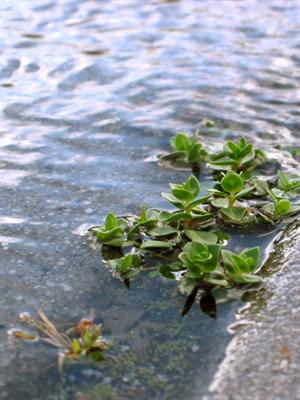
//> input picture test.jpg, 300 x 400 px
$ ./main   (built with g++ and OpenCV 4)
//> lines starting //> are read from the running program, lines starting //| are printed output that depends on the picture
### datastrcture.h
#ifndef DATASTRCTURE_H
#define DATASTRCTURE_H
typedef struct
{
	float w;
	int a;
	int b;
} edge;
typedef struct
{
	int rank;
	int size;
	int p;
}RegUnt;
class region
{
public:
	region(int elnum);
	~region();
	void joint(int a, int b);
	int getFlag(int a);
	int getSize (int a) const;
	int getGegNum() const;
private:
	RegUnt *Unt;
	int regNum;
};
#endif

### segment.h
#ifndef SEGMENT_H
#define SEGMENT_H
#include<opencv2/opencv.hpp>
#include"datastrcture.h"
using namespace cv;
int SegmentImage(Mat &_src3f, Mat &pImgInd, double ts, double tc, int tmin_size);
region *SegGrah(edge &edge, int edgnum, int vecnum, float c);
Mat Label(Mat& label1i, int labelNum, bool showIdx=0);
#endif

### datastrcture.cpp
#include"datastrcture.h"
region::region(int elnum)
{
	regNum = elnum;
	Unt = new RegUnt[elnum];
	for (int i = 0; i < elnum; i++)
	{
		Unt[i].rank = 0;
		Unt[i].p = i;               //记录元素的父节点
		Unt[i].size = 1;

	}
}
region::~region()
{
	delete[]Unt;
}
void region::joint(int a, int b)
{
	if (Unt[a].rank > Unt[b].rank)
	{
		Unt[a].size += Unt[b].size;
		Unt[b].p = a;
	}
	else
	{
		Unt[b].size += Unt[a].size;
		Unt[a].p = b;
		if (Unt[a].rank == Unt[b].rank)
		{
			Unt[b].rank++;
		}
	}
	regNum--;
}
int region::getFlag(int a)
{
	int temp = a;
	while (temp!=Unt[temp].p)
	{
		temp = Unt[temp].p;
	}
	Unt[a].p = temp;
	return temp;


}
// [4 lines left out: function getGegNum, not called in this run]
int region::getSize(int a) const
{
	return Unt[a].size;
}

### segment.cpp
#include"segment.h"
#include"datastrcture.h"
#include<cmath>
#include<map>
#define THRESHOLD(c,size) (c/size)
static const int COLOR_NUM = 29, COLOR_NU_NO_GRAY = 24;
using namespace std;
bool operator<(const edge &a, const edge &b)  //重载运算符，用于边的比较
{
    return a.w < b.w;
}

static inline float diff(Mat &gusImg, int x1, int y1, int x2, int y2)
{
    CV_Assert(gusImg.type() == CV_32FC3);
    const Vec3f &p1 = gusImg.at<Vec3f>(y1, x1);
    const Vec3f &p2 = gusImg.at<Vec3f>(y2, x2);
    return sqrt(pow((p1[0] - p2[0]),2) + pow((p1[1] - p2[1]),2) + pow((p1[2] - p2[2]),2));
}
static Vec3b RandomColor()
{
    return Vec3b((uchar)(rand() % 200 + 25), (uchar)(rand() % 200 + 25), (uchar)(rand() % 200 + 25));
}
const Vec3b gColors[] =
{
    Vec3b(0, 0, 255), Vec3b(0, 255, 0), Vec3b(255, 0, 0), Vec3b(153, 0, 48), Vec3b(0, 183, 239),
    Vec3b(255, 255, 0), Vec3b(255, 126, 0), Vec3b(255, 194, 14), Vec3b(168, 230, 29),
    Vec3b(237, 28, 36), Vec3b(77, 109, 243), Vec3b(47, 54, 153), Vec3b(111, 49, 152), Vec3b(156, 90, 60),
    Vec3b(255, 163, 177), Vec3b(229, 170, 122), Vec3b(245, 228, 156), Vec3b(255, 249, 189), Vec3b(211, 249, 188),
    Vec3b(157, 187, 97), Vec3b(153, 217, 234), Vec3b(112, 154, 209), Vec3b(84, 109, 142), Vec3b(181, 165, 213),
    Vec3b(40, 40, 40), Vec3b(70, 70, 70), Vec3b(120, 120, 120), Vec3b(180, 180, 180), Vec3b(220, 220, 220)
};
region *SegGrah(edge *edges, int edgnum, int vecnum,float c)
{
    region* reg = new region(vecnum);
    std::sort(edges,edges+edgnum);
    float *threshold = new float[vecnum];
    for (int i = 0; i < vecnum; i++)
    {
        threshold[i] = THRESHOLD(c, 1);
    }
    for (int i = 0; i < edgnum; i++)
    {
        edge *pedge = &edges[i];
        int a = reg->getFlag(pedge->a);
        int b = reg->getFlag(pedge->b);
        if (a != b && (pedge->w <= threshold[a]) &&
            (pedge->w <= threshold[b]))
        {
            reg->joint(a, b);
            a = reg->getFlag(a);
            threshold[a]=pedge->w+THRESHOLD(c,reg->getSize(a));
        }

    }
    delete[] threshold;
    return reg;
}
int SegmentImage(Mat &_src3f, Mat &pImgInd, double ts, double tc, int tmin_size)
{
    CV_Assert(_src3f.type() == CV_32FC3);
    Mat gusImg;
    int imgWidth = _src3f.cols;
    int imgHeight = _src3f.rows;
    GaussianBlur(_src3f, gusImg, Size(), ts, 0, BORDER_REPLICATE);
    namedWindow("gusimage", WINDOW_AUTOSIZE);
    imshow("gusimage",gusImg);
    edge *edges = new edge[4*imgHeight*imgWidth];
    int num = 0;
    for (int j = 0; j < imgHeight; j++)     //构造8邻域
    {
        for (int i = 0; i < imgWidth; i++)
        {
            if (i < imgWidth - 1)
            {
                edges[num].a = j*imgWidth + i;
                edges[num].b = j*imgWidth + i + 1;
                edges[num].w = diff(gusImg,i,j,i+1,j);
                num++;
            }
            if (j < imgHeight - 1)
            {
                edges[num].a = j*imgWidth + i;
                edges[num].b = (j+1)*imgWidth + i;
                edges[num].w = diff(gusImg, i, j, i , j+1);
                num++;
            }
            if ((i < imgWidth - 1) && (j < imgHeight - 1))
            {
                edges[num].a = j*imgWidth + i;
                edges[num].b = (j+1)*imgWidth + i + 1;
                edges[num].w = diff(gusImg, i, j, i + 1, j+1);
                num++;

            }
            if ((i < imgWidth - 1) && j>0)
            {
                edges[num].a = j*imgWidth + i;
                edges[num].b = (j - 1)*imgWidth + i + 1;
                edges[num].w = diff(gusImg, i, j, i + 1, j - 1);
                num++;
            }
        }
    }
    region *reg = SegGrah(edges,num,imgHeight*imgWidth,tc);
    //去除小的块
    for (int i = 0; i < num; i++)
    {

        int a = reg->getFlag(edges[i].a);
        int b = reg->getFlag(edges[i].b);
        if ((a != b) && ((reg->getSize(a) < tmin_size) || (reg->getSize(b) < tmin_size)))
            reg->joint(a, b);
    }

    //给每一个区域块染色
    map <int, int> marker;
    //Mat regImg;
    pImgInd.create(gusImg.size(), CV_32S);
    int idxNum = 0;
    for (int j = 0; j < imgHeight; j++)
    {
        int *imgcol=pImgInd.ptr<int>(j);
        for (int  i = 0; i < imgWidth; i++)
        {
            int flag = reg->getFlag(j*imgWidth + i);
            if (marker.find(flag) == marker.end())
            {
                marker[flag] = idxNum++;
            }
            imgcol[i] = marker[flag];
        }

    }
    delete[] edges;
    delete reg;
    return idxNum;

}

// Show a label map. labelNum: how many number of random colors used for show, use default colors if is -1
//第三个参数为可选项
Mat Label(Mat& label1i, int labelNum, bool showIdx)
{
    bool useRandom = labelNum > 0;
    labelNum = useRandom ? labelNum : COLOR_NU_NO_GRAY;
    vector<Vec3b> colors(labelNum);
    if (useRandom)
        for (size_t i = 0; i < colors.size(); i++)
            colors[i] = RandomColor();
    else
        for (size_t i = 0; i < colors.size(); i++)
            colors[i] = gColors[i];
    Mat showImg = Mat::zeros(label1i.size(), CV_8UC3);
    for (int y = 0; y < label1i.rows; y++)  {
        Vec3b* showD = showImg.ptr<Vec3b>(y);
        const int* label = label1i.ptr<int>(y);
        for (int x = 0; x < label1i.cols; x++)
        if (label[x] >= 0){
            showD[x] = colors[label[x] % labelNum];
            if (showIdx)
                showD[x][2] = (unsigned char)(label[x]);
        }
    }

    return showImg;
}

### main.cpp
// EffGraphCut.cpp :
//

#include <opencv2/opencv.hpp>
//#include<opencv/cv.h>
#include <opencv2/core/core.hpp>
#include "segment.h"
#include <unistd.h>
using namespace cv;
#define sigma  0.8
#define min_size 200
#define k 1 //300除以255
//For instance, in the 128£128 images of the COIL database
//of objects we use k = 150. In the 320£240 or larger images, such as the street scene
//and the baseball player, we use k = 300.
//void label(Mat &imgIdx, int num);
int get_file(std::string& fname)
{
    for(int i=0; i<3;i++)
    {
        if( access( fname.c_str(), F_OK ) != -1 )
            return 1;
        fname ="../"+fname;
    }
    printf("Cannot find %s\n", fname.c_str());
    exit(1);
}


int main(int argc, char* argv[])
{
    Mat imgMat, img3f, imgInd,imgRes;
    int regnum = 0;
    std::string fname;

    if (argc > 1)
        fname.append(argv[1]);
    else
        fname.append("test.jpg");

    get_file(fname);
    imgMat = imread(fname.c_str());
//> imgMat is the input picture: 400 rows x 300 cols, CV_8UC3; mean B, G, R 152.8, 148.2, 141.1
    namedWindow("image", WINDOW_AUTOSIZE);
    imshow("image", imgMat);
    imgMat.convertTo(img3f, CV_32FC3, 1.0 / 255);
    regnum = SegmentImage(img3f, imgInd, sigma, k, min_size);
//> the loop in SegmentImage, `for (int j = 0; j < imgHeight; j++)` made 400 passes
//> num on passes 1 to 3: 898, 2095, 3292
//> after the loop in SegmentImage, `for (int j = 0; j < imgHeight; j++)`: num = 477902
//> the loop in SegGrah, `for (int i = 0; i < edgnum; i++)` made 477902 passes
//> (pedge->a, a, pedge->b, b) on passes 2 to 13: (117785, 118085, 118085, 118085), (117319, 117320, 117320, 117320), (117786, 117787, 117787, 117787), (66071, 66072, 66072, 66072), (119134, 119135, 119135, 119135), (80184, 80185, 80185, 80185), (113068, 113368, 113368, 113368), (107896, 107597, 107597, 107597), (117243, 117543, 117543, 117543), (117913, 118213, 118213, 118213), (89103, 89104, 89104, 89104), (112503, 112504, 112504, 112504)
//> (a, b) on pass 1: (78084, 78084)
//> after the loop in SegGrah, `for (int i = 0; i < edgnum; i++)`: c = 1
//> the loop in SegmentImage, `for (int i = 0; i < num; i++)` made 477902 passes
//> (a, b) on passes 1 to 3: (90143, 90143), (90143, 90143), (90143, 90143)
//> after the loop in SegmentImage, `for (int j = 0; j < imgHeight; j++)`:
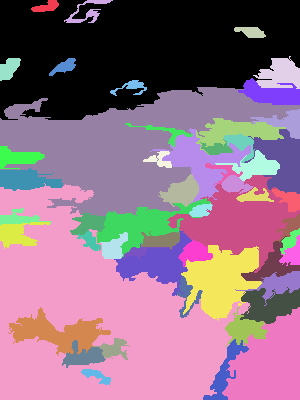
//> pImgInd: 400 rows x 300 cols, CV_32SC1; 54 distinct labels, from 0 to 53; one colour per label, 0 black
    imgRes=Label(imgInd, regnum);
//> the loop in Label, `for (size_t i = 0; i < colors.size(); i++)` made 54 passes
//> after the loop in Label, `for (int y = 0; y < label1i.rows; y++)`:
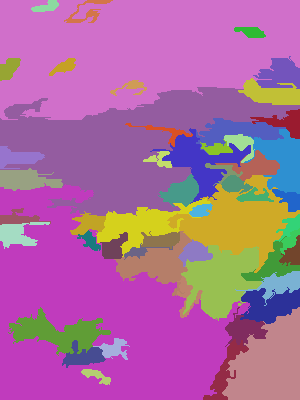
//> showImg: 400 rows x 300 cols, CV_8UC3; mean B, G, R 157.9, 106.3, 170.7
    imwrite("./result.jpg",imgRes );
    namedWindow("result", WINDOW_AUTOSIZE);
        imshow("result", imgRes);
    waitKey(0);
    return 0;
}
